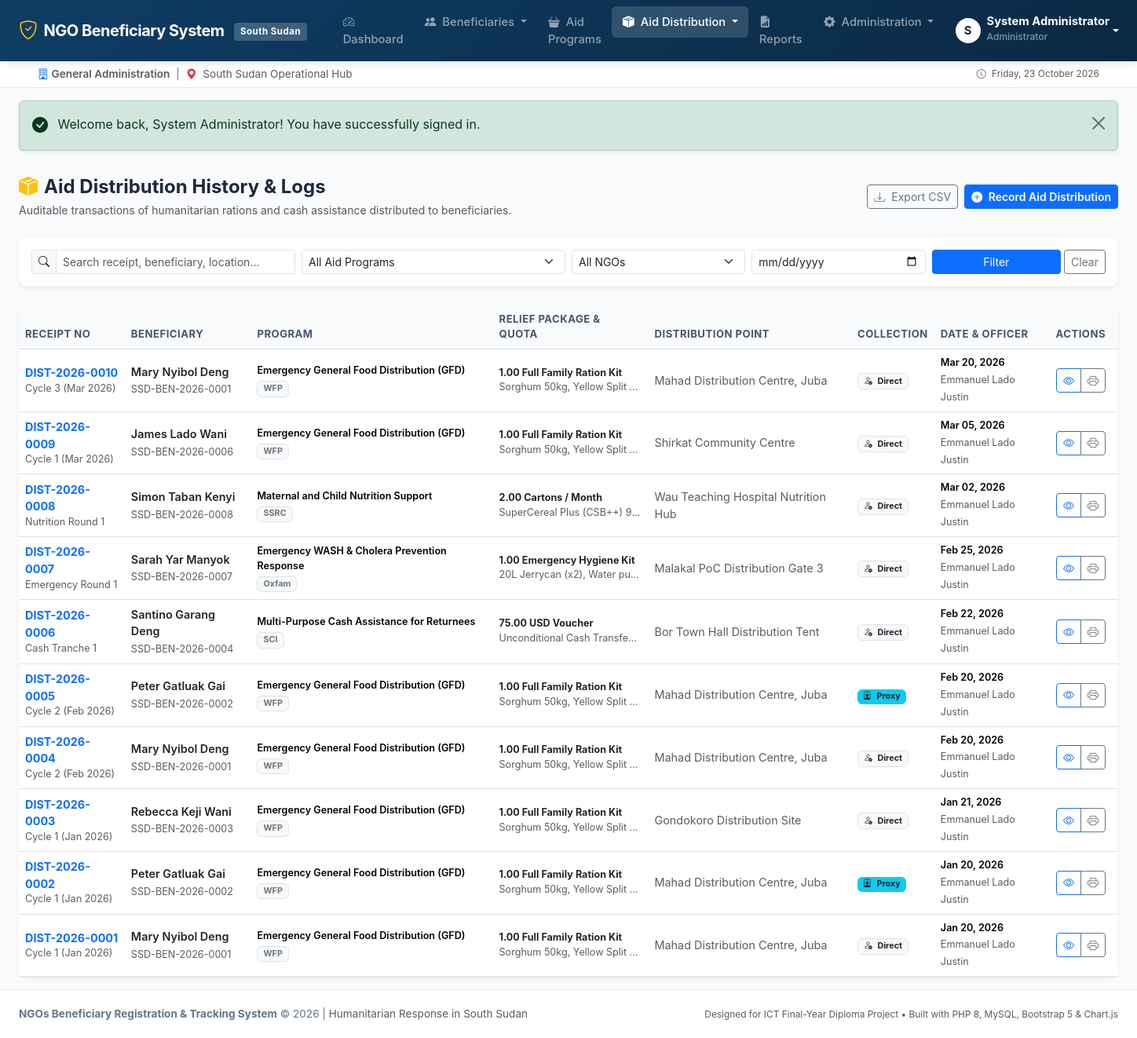
Page /distributions/index.php (signed in) on the committed database.
### tables this page shows
CREATE TABLE `aid_distributions` (
  `id` INT AUTO_INCREMENT PRIMARY KEY,
  `receipt_no` VARCHAR(50) NOT NULL UNIQUE,
  `program_id` INT NOT NULL,
  `beneficiary_id` INT NOT NULL,
  `distribution_date` DATE NOT NULL,
  `distribution_cycle` VARCHAR(50) NOT NULL DEFAULT 'Cycle 1',
  `item_distributed` VARCHAR(255) NOT NULL,
  `quantity` DECIMAL(10,2) NOT NULL,
  `unit` VARCHAR(50) NOT NULL,
  `distribution_point` VARCHAR(150) NOT NULL,
  `collection_type` ENUM('Direct by Beneficiary', 'Authorized Proxy') NOT NULL DEFAULT 'Direct by Beneficiary',
  `proxy_name` VARCHAR(150) NULL,
  `proxy_relationship` VARCHAR(100) NULL,
  `proxy_phone` VARCHAR(40) NULL,
  `distributed_by` INT NULL,
  `remarks` TEXT NULL,
  `created_at` DATETIME NOT NULL DEFAULT CURRENT_TIMESTAMP,
  INDEX `idx_dist_date` (`distribution_date`),
  CONSTRAINT `fk_dist_program` FOREIGN KEY (`program_id`) REFERENCES `aid_programs` (`id`) ON DELETE CASCADE ON UPDATE CASCADE,
  CONSTRAINT `fk_dist_beneficiary` FOREIGN KEY (`beneficiary_id`) REFERENCES `beneficiaries` (`id`) ON DELETE CASCADE ON UPDATE CASCADE,
  CONSTRAINT `fk_dist_officer` FOREIGN KEY (`distributed_by`) REFERENCES `users` (`id`) ON DELETE SET NULL ON UPDATE CASCADE
);

CREATE TABLE `beneficiaries` (
  `id` INT AUTO_INCREMENT PRIMARY KEY,
  `beneficiary_id` VARCHAR(50) NOT NULL UNIQUE,
  `full_name` VARCHAR(150) NOT NULL,
  `gender` ENUM('Male', 'Female', 'Other') NOT NULL,
  `date_of_birth` DATE NULL,
  `estimated_age` INT NULL,
  `phone` VARCHAR(40) NULL,
  `id_document_type` VARCHAR(100) NOT NULL DEFAULT 'Chief / Local Recommendation Letter',
  `id_document_number` VARCHAR(100) NULL,
  `state` VARCHAR(100) NOT NULL,
  `county` VARCHAR(100) NOT NULL,
  `payam_boma` VARCHAR(150) NOT NULL,
  `community_camp` VARCHAR(150) NULL,
  `household_size` INT NOT NULL DEFAULT 1,
  `children_under_5` INT NOT NULL DEFAULT 0,
  `elderly_members` INT NOT NULL DEFAULT 0,
  `disabled_members` INT NOT NULL DEFAULT 0,
  `pregnant_lactating` INT NOT NULL DEFAULT 0,
  `vulnerability_category` ENUM(
    'IDP (Internally Displaced Person)',
    'Returnee',
    'Host Community Vulnerable',
    'Female-Headed Household',
    'Child-Headed Household',
    'Elderly-Headed Household',
    'Person with Disability (PWD)',
    'Chronically Ill'
  ) NOT NULL DEFAULT 'Host Community Vulnerable',
  `registration_date` DATE NOT NULL,
  `verification_status` ENUM('Pending', 'Verified', 'Requires Correction', 'Rejected') NOT NULL DEFAULT 'Pending',
  `verified_by` INT NULL,
  `verified_at` DATETIME NULL,
  `verification_notes` TEXT NULL,
  `registered_by` INT NULL,
  `ngo_id` INT NULL,
  `is_duplicate_flag` TINYINT(1) NOT NULL DEFAULT 0,
  `notes` TEXT NULL,
  `created_at` DATETIME NOT NULL DEFAULT CURRENT_TIMESTAMP,
  `updated_at` DATETIME NOT NULL DEFAULT CURRENT_TIMESTAMP ON UPDATE CURRENT_TIMESTAMP,
  INDEX `idx_ben_name` (`full_name`),
  INDEX `idx_ben_location` (`state`, `county`),
  INDEX `idx_ben_status` (`verification_status`),
  CONSTRAINT `fk_ben_verified_by` FOREIGN KEY (`verified_by`) REFERENCES `users` (`id`) ON DELETE SET NULL ON UPDATE CASCADE,
  CONSTRAINT `fk_ben_registered_by` FOREIGN KEY (`registered_by`) REFERENCES `users` (`id`) ON DELETE SET NULL ON UPDATE CASCADE,
  CONSTRAINT `fk_ben_ngo` FOREIGN KEY (`ngo_id`) REFERENCES `ngos` (`id`) ON DELETE SET NULL ON UPDATE CASCADE
);

CREATE TABLE `aid_programs` (
  `id` INT AUTO_INCREMENT PRIMARY KEY,
  `ngo_id` INT NOT NULL,
  `program_code` VARCHAR(50) NOT NULL UNIQUE,
  `name` VARCHAR(150) NOT NULL,
  `category` ENUM('Food Assistance', 'Cash & Voucher (CVA)', 'WASH', 'Health & Nutrition', 'Shelter & NFI', 'Livelihoods & Agriculture', 'Protection & Education') NOT NULL,
  `description` TEXT NULL,
  `target_beneficiaries` INT NOT NULL DEFAULT 0,
  `item_description` VARCHAR(255) NOT NULL,
  `allocation_quota` DECIMAL(10,2) NOT NULL DEFAULT 1.00,
  `unit` VARCHAR(50) NOT NULL DEFAULT 'Ration / Kit',
  `target_state` VARCHAR(100) NOT NULL,
  `target_county` VARCHAR(100) NOT NULL,
  `start_date` DATE NOT NULL,
  `end_date` DATE NOT NULL,
  `status` ENUM('Planned', 'Active', 'Completed', 'Suspended') NOT NULL DEFAULT 'Active',
  `created_by` INT NULL,
  `created_at` DATETIME NOT NULL DEFAULT CURRENT_TIMESTAMP,
  `updated_at` DATETIME NOT NULL DEFAULT CURRENT_TIMESTAMP ON UPDATE CURRENT_TIMESTAMP,
  CONSTRAINT `fk_programs_ngo` FOREIGN KEY (`ngo_id`) REFERENCES `ngos` (`id`) ON DELETE CASCADE ON UPDATE CASCADE,
  CONSTRAINT `fk_programs_creator` FOREIGN KEY (`created_by`) REFERENCES `users` (`id`) ON DELETE SET NULL ON UPDATE CASCADE
);

CREATE TABLE `ngos` (
  `id` INT AUTO_INCREMENT PRIMARY KEY,
  `name` VARCHAR(150) NOT NULL,
  `acronym` VARCHAR(30) NOT NULL,
  `registration_number` VARCHAR(60) NOT NULL UNIQUE,
  `contact_person` VARCHAR(100) NOT NULL,
  `email` VARCHAR(100) NOT NULL,
  `phone` VARCHAR(40) NOT NULL,
  `office_address` TEXT NOT NULL,
  `headquarters` VARCHAR(100) NOT NULL,
  `status` ENUM('active', 'inactive') NOT NULL DEFAULT 'active',
  `created_at` DATETIME NOT NULL DEFAULT CURRENT_TIMESTAMP,
  `updated_at` DATETIME NOT NULL DEFAULT CURRENT_TIMESTAMP ON UPDATE CURRENT_TIMESTAMP
);

CREATE TABLE `users` (
  `id` INT AUTO_INCREMENT PRIMARY KEY,
  `ngo_id` INT NULL,
  `full_name` VARCHAR(100) NOT NULL,
  `email` VARCHAR(100) NOT NULL UNIQUE,
  `username` VARCHAR(50) NOT NULL UNIQUE,
  `password` VARCHAR(255) NOT NULL,
  `role` ENUM('admin', 'registration_officer', 'distribution_officer') NOT NULL DEFAULT 'registration_officer',
  `phone` VARCHAR(40) NULL,
  `status` ENUM('active', 'inactive') NOT NULL DEFAULT 'active',
  `last_login` DATETIME NULL,
  `created_at` DATETIME NOT NULL DEFAULT CURRENT_TIMESTAMP,
  `updated_at` DATETIME NOT NULL DEFAULT CURRENT_TIMESTAMP ON UPDATE CURRENT_TIMESTAMP,
  CONSTRAINT `fk_users_ngo` FOREIGN KEY (`ngo_id`) REFERENCES `ngos` (`id`) ON DELETE SET NULL ON UPDATE CASCADE
);

### includes/auth.php (called while the page is built, shortened)
<?php
require_once __DIR__ . '/functions.php';
function is_logged_in(): bool {
    return !empty($_SESSION['user_id']) && !empty($_SESSION['role']);
}
function has_role($allowed_roles): bool {
    $userRole = $_SESSION['role'] ?? '';
    if (is_array($allowed_roles)) {
        return in_array($userRole, $allowed_roles, true);
    }
    return $userRole === $allowed_roles;
}
        ?>

### includes/functions.php (called while the page is built, shortened)
<?php
function e($value): string {
    return htmlspecialchars((string)($value ?? ''), ENT_QUOTES, 'UTF-8');
}
function sanitize(?string $value): string {
    return trim($value ?? '');
}
function format_date(?string $date, string $format = 'M d, Y'): string {
    $timestamp = strtotime($date);
    return $timestamp ? date($format, $timestamp) : 'N/A';
}

### distributions/index.php (the view, shortened to what this page needs)
<?php
require_once __DIR__ . '/../includes/functions.php';
require_once __DIR__ . '/../includes/auth.php';
$db = getDB();
$search      = sanitize($_GET['q'] ?? '');
$dateFrom    = sanitize($_GET['date_from'] ?? '');
$where = ["1=1"];
$params = [];
$whereClause = implode(" AND ", $where);
$perPage = 10;
$page = max(1, (int)($_GET['page'] ?? 1));
$offset = ($page - 1) * $perPage;
$sql = "
    SELECT d.*,
           b.beneficiary_id as ben_code, b.full_name as ben_name, b.gender, b.state, b.county,
           p.name as program_name, p.program_code, n.acronym as ngo_acronym,
           u.full_name as officer_name
    FROM aid_distributions d
    JOIN beneficiaries b ON d.beneficiary_id = b.id
    JOIN aid_programs p ON d.program_id = p.id
    JOIN ngos n ON p.ngo_id = n.id
    LEFT JOIN users u ON d.distributed_by = u.id
    WHERE {$whereClause}
    ORDER BY d.id DESC
    LIMIT {$perPage} OFFSET {$offset}
";
$stmt = $db->prepare($sql);
$stmt->execute($params);
$distributions = $stmt->fetchAll();
require_once __DIR__ . '/../includes/header.php';
?>
<div class="d-flex justify-content-between align-items-center flex-wrap gap-2 mb-4">
    <div>
        <h4 class="fw-bold mb-1"><i class="bi bi-box-seam-fill text-warning me-2"></i>Aid Distribution History &amp; Logs</h4>
        <p class="text-muted small mb-0">Auditable transactions of humanitarian rations and cash assistance distributed to beneficiaries.</p>
    </div>
    <div class="d-flex flex-wrap gap-2">
        <a href="?<?= http_build_query(array_merge($_GET, ['export' => 'csv'])) ?>" class="btn btn-outline-secondary btn-sm">
            <i class="bi bi-download me-1"></i> Export CSV
        </a>
        <?php if (has_role(['admin', 'distribution_officer'])): ?>
            <a href="record.php" class="btn btn-primary btn-sm fw-semibold">
                <i class="bi bi-plus-circle-fill me-1"></i> Record Aid Distribution
            </a>
        <?php endif; ?>
    </div>
</div>
<div class="card mb-4 shadow-sm border-0">
    <div class="card-body p-3">
        <form method="GET" action="index.php" class="row g-2 align-items-center">
            <div class="col-md-3">
                <div class="input-group input-group-sm">
                    <span class="input-group-text bg-light"><i class="bi bi-search"></i></span>
                    <input type="text" name="q" class="form-control" placeholder="Search receipt, beneficiary, location..." value="<?= e($search) ?>">
                </div>
            </div>
            <div class="col-md-3">
                <select name="program_id" class="form-select form-select-sm">
                    <option value="">All Aid Programs</option>
                </select>
            </div>
            <div class="col-md-2">
                <select name="ngo_id" class="form-select form-select-sm">
                    <option value="">All NGOs</option>
                </select>
            </div>
            <div class="col-md-2">
                <input type="date" name="date_from" class="form-control form-control-sm" placeholder="From Date" value="<?= e($dateFrom) ?>">
            </div>
            <div class="col-md-2 d-flex gap-1">
                <button type="submit" class="btn btn-primary btn-sm w-100">Filter</button>
                <a href="index.php" class="btn btn-outline-secondary btn-sm">Clear</a>
            </div>
        </form>
    </div>
</div>
<div class="card shadow-sm border-0">
    <div class="card-body p-0">
        <div class="table-responsive">
            <table class="table table-hover align-middle mb-0">
                <thead>
                    <tr>
                        <th>Receipt No</th>
                        <th>Beneficiary</th>
                        <th>Program</th>
                        <th>Relief Package &amp; Quota</th>
                        <th>Distribution Point</th>
                        <th>Collection</th>
                        <th>Date &amp; Officer</th>
                        <th class="text-end pe-3">Actions</th>
                    </tr>
                </thead>
                <tbody>
                    <?php if (empty($distributions)): ?>
                        <tr>
                            <td colspan="8" class="text-center py-5 text-muted">
                                <i class="bi bi-inbox fs-1 d-block mb-2 text-secondary"></i>
                                No distribution records matched the criteria.
                            </td>
                        </tr>
                    <?php else: ?>
                        <?php foreach ($distributions as $dst): ?>
                            <tr>
                                <td>
                                    <a href="view.php?id=<?= $dst['id'] ?>" class="fw-bold text-primary text-decoration-none">
                                        <?= e($dst['receipt_no']) ?>
                                    </a>
                                    <small class="d-block text-muted"><?= e($dst['distribution_cycle']) ?></small>
                                </td>
                                <td>
                                    <div class="fw-semibold text-dark"><?= e($dst['ben_name']) ?></div>
                                    <a href="<?= BASE_URL ?>beneficiaries/view.php?id=<?= $dst['beneficiary_id'] ?>" class="small text-muted text-decoration-none">
                                        <?= e($dst['ben_code']) ?>
                                    </a>
                                </td>
                                <td>
                                    <div class="small fw-semibold"><?= e($dst['program_name']) ?></div>
                                    <span class="badge bg-light text-secondary border"><?= e($dst['ngo_acronym']) ?></span>
                                </td>
                                <td>
                                    <div class="fw-bold small text-dark"><?= e($dst['quantity']) ?> <?= e($dst['unit']) ?></div>
                                    <small class="text-muted text-truncate d-block" style="max-width: 180px;" title="<?= e($dst['item_distributed']) ?>">
                                        <?= e($dst['item_distributed']) ?>
                                    </small>
                                </td>
                                <td class="small text-muted"><?= e($dst['distribution_point']) ?></td>
                                <td>
                                    <?php if ($dst['collection_type'] === 'Authorized Proxy'): ?>
                                        <span class="badge bg-info text-dark" title="Proxy: <?= e($dst['proxy_name']) ?>">
                                            <i class="bi bi-person-badge me-1"></i> Proxy
                                        </span>
                                    <?php else: ?>
                                        <span class="badge bg-light text-dark border">
                                            <i class="bi bi-person-check me-1"></i> Direct
                                        </span>
                                    <?php endif; ?>
                                </td>
                                <td>
                                    <div class="small fw-semibold"><?= format_date($dst['distribution_date']) ?></div>
                                    <small class="text-muted"><?= e($dst['officer_name'] ?? 'Officer') ?></small>
                                </td>
                                <td class="text-end pe-3">
                                    <div class="btn-group btn-group-sm">
                                        <a href="view.php?id=<?= $dst['id'] ?>" class="btn btn-outline-primary" title="View Transaction">
                                            <i class="bi bi-eye"></i>
                                        </a>
                                        <a href="receipt.php?id=<?= $dst['id'] ?>" target="_blank" class="btn btn-outline-secondary" title="Print Distribution Receipt">
                                            <i class="bi bi-printer"></i>
                                        </a>
                                    </div>
                                </td>
                            </tr>
                        <?php endforeach; ?>
                    <?php endif; ?>
                </tbody>
            </table>
        </div>
    </div>
</div>
<?php require_once __DIR__ . '/../includes/footer.php'; ?>

### assets/css/style.css (style rules this page uses)
:root { --primary-color: #0f3d64; --primary-dark: #0a2944; --primary-light: #1e588a; --secondary-color: #0d9488; --accent-color: #e11d48; --warning-color: #d97706; --light-bg: #f8fafc; --card-border: #e2e8f0; }
body { font-family: -apple-system, BlinkMacSystemFont, "Segoe UI", Roboto, "Helvetica Neue", Arial, sans-serif; background-color: var(--light-bg); color: #1e293b; min-height: 100vh; display: flex; flex-direction: column; }
.card { border-radius: 10px; border: 1px solid var(--card-border); box-shadow: 0 1px 3px rgba(0, 0, 0, 0.05); transition: box-shadow 0.2s ease-in-out; }
.table th { background-color: #f8fafc; color: #475569; font-size: 0.82rem; font-weight: 700; text-transform: uppercase; letter-spacing: 0.5px; border-top: none; }
.table td { vertical-align: middle; font-size: 0.9rem; }

### rows in the picture
aid_distributions: receipt_no "DIST-2026-0010", distribution_cycle "Cycle 3 (Mar 2026)", beneficiary.full_name "Mary Nyibol Deng", beneficiary.beneficiary_id "SSD-BEN-2026-0001", program.name "Emergency General Food Distribution (GFD)", ngos.acronym "WFP", quantity "1.00", unit "Full Family Ration Kit", item_distributed "Sorghum 50kg, Yellow Split…", distribution_point "Mahad Distribution Centre, Juba", shows "Direct", distribution_date "Mar 20, 2026", distributed_by.full_name "Emmanuel Lado Justin"
aid_distributions: receipt_no "DIST-2026-0009", distribution_cycle "Cycle 1 (Mar 2026)", beneficiary.full_name "James Lado Wani", beneficiary.beneficiary_id "SSD-BEN-2026-0006", program.name "Emergency General Food Distribution (GFD)", ngos.acronym "WFP", quantity "1.00", unit "Full Family Ration Kit", item_distributed "Sorghum 50kg, Yellow Split…", distribution_point "Shirkat Community Centre", shows "Direct", distribution_date "Mar 05, 2026", distributed_by.full_name "Emmanuel Lado Justin"
aid_distributions: receipt_no "DIST-2026-0008", distribution_cycle "Nutrition Round 1", beneficiary.full_name "Simon Taban Kenyi", beneficiary.beneficiary_id "SSD-BEN-2026-0008", program.name "Maternal and Child Nutrition Support", ngos.acronym "SSRC", quantity "2.00", unit "Cartons / Month", item_distributed "SuperCereal Plus (CSB++) 9…", distribution_point "Wau Teaching Hospital Nutrition Hub", shows "Direct", distribution_date "Mar 02, 2026", distributed_by.full_name "Emmanuel Lado Justin"
aid_distributions: receipt_no "DIST-2026-0007", distribution_cycle "Emergency Round 1", beneficiary.full_name "Sarah Yar Manyok", beneficiary.beneficiary_id "SSD-BEN-2026-0007", program.name "Emergency WASH & Cholera Prevention Response", ngos.acronym "Oxfam", quantity "1.00", unit "Emergency Hygiene Kit", item_distributed "20L Jerrycan (x2), Water pu…", distribution_point "Malakal PoC Distribution Gate 3", shows "Direct", distribution_date "Feb 25, 2026", distributed_by.full_name "Emmanuel Lado Justin"
aid_distributions: receipt_no "DIST-2026-0006", distribution_cycle "Cash Tranche 1", beneficiary.full_name "Santino Garang Deng", beneficiary.beneficiary_id "SSD-BEN-2026-0004", program.name "Multi-Purpose Cash Assistance for Returnees", ngos.acronym "SCI", quantity "75.00", unit "USD Voucher", item_distributed "Unconditional Cash Transfe…", distribution_point "Bor Town Hall Distribution Tent", shows "Direct", distribution_date "Feb 22, 2026", distributed_by.full_name "Emmanuel Lado Justin"
aid_distributions: receipt_no "DIST-2026-0005", distribution_cycle "Cycle 2 (Feb 2026)", beneficiary.full_name "Peter Gatluak Gai", beneficiary.beneficiary_id "SSD-BEN-2026-0002", program.name "Emergency General Food Distribution (GFD)", ngos.acronym "WFP", quantity "1.00", unit "Full Family Ration Kit", item_distributed "Sorghum 50kg, Yellow Split…", distribution_point "Mahad Distribution Centre, Juba", distribution_date "Feb 20, 2026", distributed_by.full_name "Emmanuel Lado Justin"
aid_distributions: receipt_no "DIST-2026-0004", distribution_cycle "Cycle 2 (Feb 2026)", beneficiary.full_name "Mary Nyibol Deng", beneficiary.beneficiary_id "SSD-BEN-2026-0001", program.name "Emergency General Food Distribution (GFD)", ngos.acronym "WFP", quantity "1.00", unit "Full Family Ration Kit", item_distributed "Sorghum 50kg, Yellow Split…", distribution_point "Mahad Distribution Centre, Juba", shows "Direct", distribution_date "Feb 20, 2026", distributed_by.full_name "Emmanuel Lado Justin"
aid_distributions: receipt_no "DIST-2026-0003", distribution_cycle "Cycle 1 (Jan 2026)", beneficiary.full_name "Rebecca Keji Wani", beneficiary.beneficiary_id "SSD-BEN-2026-0003", program.name "Emergency General Food Distribution (GFD)", ngos.acronym "WFP", quantity "1.00", unit "Full Family Ration Kit", item_distributed "Sorghum 50kg, Yellow Split…", distribution_point "Gondokoro Distribution Site", shows "Direct", distribution_date "Jan 21, 2026", distributed_by.full_name "Emmanuel Lado Justin"
aid_distributions: receipt_no "DIST-2026-0002", distribution_cycle "Cycle 1 (Jan 2026)", beneficiary.full_name "Peter Gatluak Gai", beneficiary.beneficiary_id "SSD-BEN-2026-0002", program.name "Emergency General Food Distribution (GFD)", ngos.acronym "WFP", quantity "1.00", unit "Full Family Ration Kit", item_distributed "Sorghum 50kg, Yellow Split…", distribution_point "Mahad Distribution Centre, Juba", distribution_date "Jan 20, 2026", distributed_by.full_name "Emmanuel Lado Justin"
aid_distributions: receipt_no "DIST-2026-0001", distribution_cycle "Cycle 1 (Jan 2026)", beneficiary.full_name "Mary Nyibol Deng", beneficiary.beneficiary_id "SSD-BEN-2026-0001", program.name "Emergency General Food Distribution (GFD)", ngos.acronym "WFP", quantity "1.00", unit "Full Family Ration Kit", item_distributed "Sorghum 50kg, Yellow Split…", distribution_point "Mahad Distribution Centre, Juba", shows "Direct", distribution_date "Jan 20, 2026", distributed_by.full_name "Emmanuel Lado Justin"

### other values in the picture
substr($currentUser['full_name'], 0, 1) "S"
$currentUser['full_name'] "System Administrator"
ROLES[$currentUser['role']] "Administrator"
$currentUser['ngo_name'] "General Administration"
$msg['message'] "Welcome back, System Administrator! You have successfully signed in."
